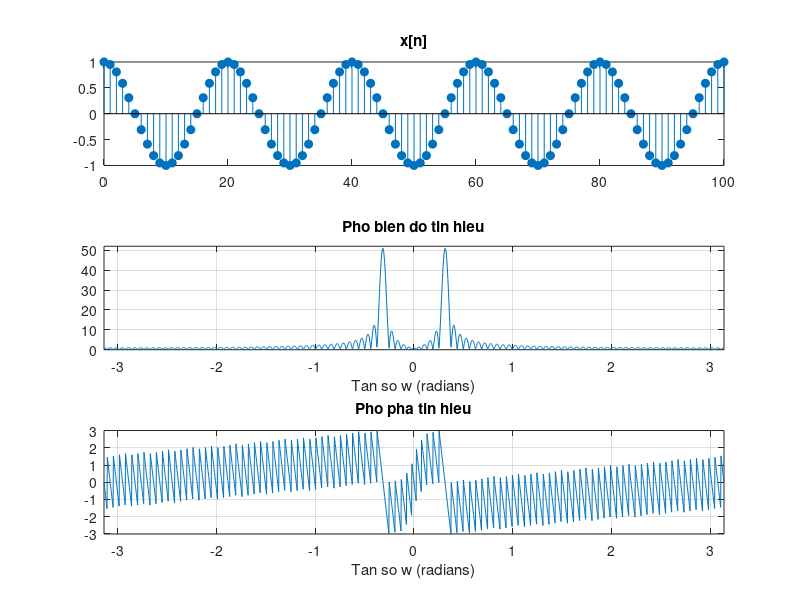

The MATLAB source for this figure:
% CT ve pho cua tin hieu bat ky cho truoc x[n].
N = 1024; % so diem tren truc tan so w
w = -pi:pi/N:pi;
n = 0:100; % vecto thoi gian roi rac

x = cos(pi/10*n); % TH sin co tan so w=pi/10
%x = [1/3, 1/3, 1/3, zeros(1,1998)];
% x = (1/2).^n; % sinh va ve do thi x[n] = (1/2)^n  %x[n] = (1/2)^n*u[n]
% x = [1, zeros(1,length(n)-1)]; % x = delta[n]
% x = randn(1, length(n)); % x[n] = white noise

clf;
figure(1);
subplot(3,1,1);
stem(n,x,'fill');
title('x[n]');

% sinh va ve do thi X(e^jw)
X = freqz(x,1,w); % nhan duoc X(e^jw) la vecto phuc theo w
modX = abs(X);
subplot(3,1,2);
plot(w,modX);grid;
axis([min(w), max(w) , 0, max(modX)+1]);
title ('Pho bien do tin hieu');
xlabel('Tan so w (radians)');
phaseX = angle(X);
subplot(3,1,3);
plot(w,phaseX);grid;
axis([min(w), max(w) , min(phaseX), max(phaseX)]);
title ('Pho pha tin hieu');
xlabel('Tan so w (radians)');
sound(x,8000);